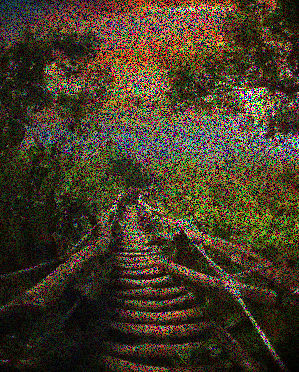
#> input picture AIproject/B.png, 299 x 372 px
$ python AI_color_C.py
#> lines starting #> are read from the running program, lines starting #| are printed output that depends on the picture
from PIL import Image
import cv2
import numpy as np
from sklearn import linear_model
from sklearn.gaussian_process import GaussianProcessRegressor
from sklearn.gaussian_process.kernels import RBF, ConstantKernel as C

im = Image.open('B.png')
#> im is the input picture: PIL image 299x372 RGB; mean R, G, B 67.7, 57.7, 37.7
#im.show()
im_array = np.array(im)
[rows, cols, channels] = im_array.shape
#> rows = 372; cols = 299; channels = 3
print(rows, cols, channels)
#| 372 299 3
im_array = im_array.astype('float64')
minX = im_array.min()
#> minX = 0
maxX = im_array.max()
#> maxX = 255
im_array = (im_array - minX) / (maxX - minX)
im_initial = im_array.copy()
noiseMask = np.zeros((rows, cols, channels))
for i in range(rows):
    for j in range(cols):
        for k in range(channels):
            if im_array[i][j][k] > 0:
                noiseMask[i][j][k] = 1
            else:
                noiseMask[i][j][k] = 0
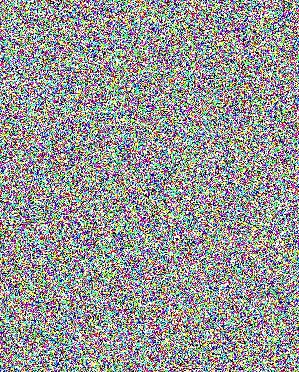
#> noiseMask: shape (372, 299, 3) float64; mean of channels 0, 1, 2 0.599, 0.599, 0.599; drawn as R, G, B
print(noiseMask)
#> (printed output is left out)
print(im_array)
#> (printed output is left out)
print(im_array.dtype)
#| float64
f = GaussianProcessRegressor()
for i in range(channels):
    for j in range(rows - 4):
        for k in range(cols - 4):
            window = []
            index = []
            for m in range(5):
                for n in range(5):
                    if im_array[j + m][k + n][i] > 0:
                        window.append(im_array[j + m][k + n][i])
                        index.append([m + 1, n + 1])
                    else:
                        pass
            if len(index) != 0:
#> (the run stopped early here; a loop or call above may not have finished)
